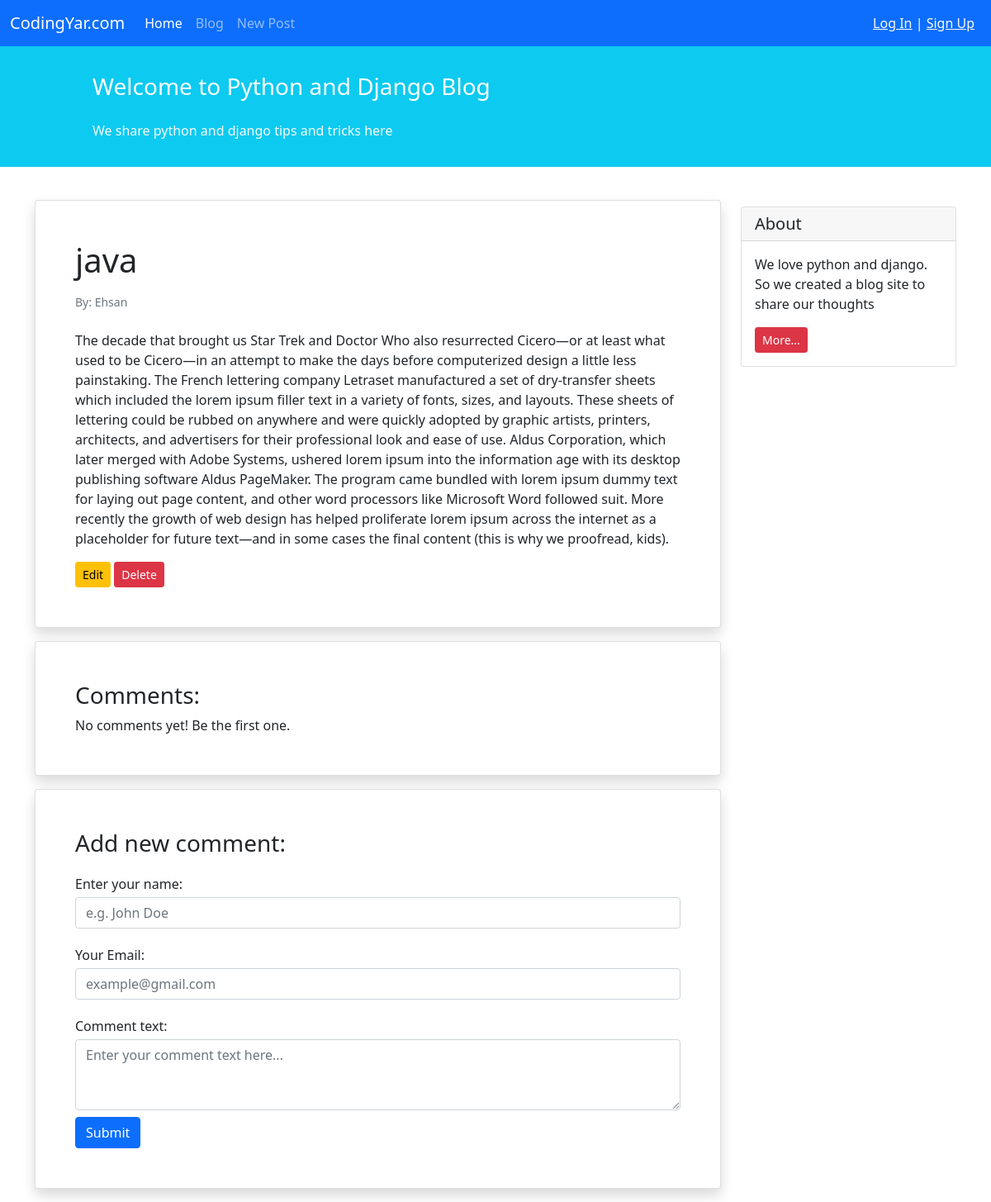
The app's page /blog/2/ with its own data.
### blog/models.py (models this page shows, shortened)
class Post(models.Model):
    STATUS_CHOICES = (
        ('pub', 'Published'),
        ('drf', 'Draft')
    )
    title = models.CharField(max_length=100)
    text = models.TextField()
    author = models.ForeignKey('auth.User', on_delete=models.CASCADE)
    datetime_created = models.DateTimeField(auto_now_add=True)
    datetime_modified = models.DateTimeField(auto_now=True)
    status = models.CharField(choices=STATUS_CHOICES, max_length=3)

### blog/views.py (the view)
# urls.py: path('<int:pk>/', views.PostDetailView.as_view(), name='post_detail'),
class PostDetailView(generic.DetailView):
    model = Post
    template_name = 'blog/post_detail.html'
    context_object_name = 'post'

### blog/templates/blog/post_detail.html (shortened to what this page needs)
{% extends '_base.html' %}
{% block content %}
    <div class="container mt-4">
        <div class="row">
            <div class="col-9">
                <div class="card shadow my-3 p-5">
                    <h1>{{ post.title}}</h1>
                    <p class="small text-muted mt-2">By:  {{ post.author}}</p>
                    <p class="mt-2">{{ post.text }}</p>
                    <div>
                        <a href="{% url 'post_update' post.id %}" class="btn btn-sm btn-warning">Edit</a>
                        <a href="{% url 'post_delete' post.id %}" class="btn btn-sm btn-danger">Delete</a>
                    </div>
                </div>
                <div class="card shadow my-3 p-5">
                    <h3>Comments:</h3>
                    No comments yet! Be the first one.
                </div>
                <div class="card shadow my-3 p-5">
                    <h3>Add new comment:</h3>
                    <form method="POST">
                        <div class="form-group py-2">
                            <label class="py-1" for="author_name">Enter your name:</label>
                            <input type="text" class="form-control" placeholder="e.g. John Doe" name="author_name">
                        </div>
                        <div class="form-group py-2">
                            <label class="py-1" for="email">Your Email:</label>
                            <input type="email" class="form-control" placeholder="example@gmail.com" name="email">
                        </div>
                        <div class="form-group py-2">
                            <label class="py-1" for="comment_text">Comment text:</label>
                            <textarea class="form-control" name="text" rows="3"
                                      placeholder="Enter your comment text here..."></textarea>
                        </div>
                        <button type="submit" class="btn btn-primary">Submit</button>
                    </form>
                </div>
            </div>
            <div class="col-3">
                <div class="card my-4">
                    <h5 class="card-header">About</h5>
                    <div class="card-body">
                        <p class="card-text">We love python and django. So we created a blog site to share our
                            thoughts</p>
                        <a href="#"
                           class="btn btn-sm btn-danger">
                            More...
                        </a>
                    </div>
                </div>
            </div>
        </div>
    </div>
{% endblock content %}

### records on screen
Post: title "java", author "Ehsan", text "The decade that brought us Star Trek and Doctor Who also resurrected Cicero—or at least what used to be Cicero—in an attempt to make the days before computerized design a little less painstaking. The French lettering company Letraset manufactured a set of dry-transfer sheets which included the lorem ipsum filler text in a variety of fonts, sizes, and layouts. These sheets of lettering could be rubbed on anywhere and were quickly adopted by graphic artists, printers, architects, and advertisers for their professional look and ease of use. Aldus Corporation, which later merged with Adobe Systems, ushered lorem ipsum into the information age with its desktop publishing software Aldus…"
